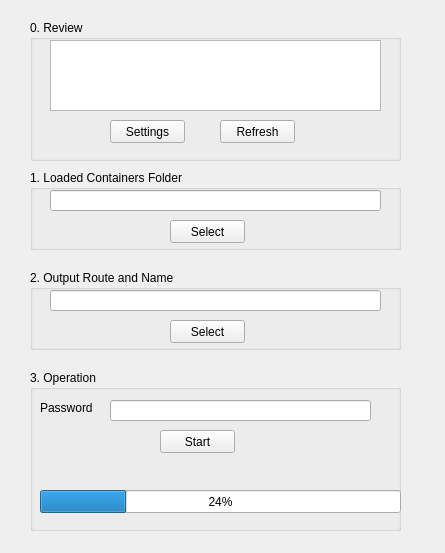
<?xml version="1.0" encoding="UTF-8"?>
<ui version="4.0">
 <class>bulk_decode</class>
 <widget class="QWidget" name="bulk_decode">
  <property name="geometry">
   <rect>
    <x>0</x>
    <y>0</y>
    <width>445</width>
    <height>553</height>
   </rect>
  </property>
  <property name="windowTitle">
   <string>Form</string>
  </property>
  <widget class="QGroupBox" name="groupBox">
   <property name="geometry">
    <rect>
     <x>30</x>
     <y>20</y>
     <width>371</width>
     <height>141</height>
    </rect>
   </property>
   <property name="title">
    <string>0. Review</string>
   </property>
   <widget class="QTextEdit" name="textEdit">
    <property name="geometry">
     <rect>
      <x>20</x>
      <y>20</y>
      <width>331</width>
      <height>71</height>
     </rect>
    </property>
    <property name="font">
     <font>
      <pointsize>12</pointsize>
     </font>
    </property>
   </widget>
   <widget class="QPushButton" name="pushButton_4">
    <property name="geometry">
     <rect>
      <x>80</x>
      <y>100</y>
      <width>75</width>
      <height>23</height>
     </rect>
    </property>
    <property name="text">
     <string>Settings</string>
    </property>
   </widget>
   <widget class="QPushButton" name="pushButton_5">
    <property name="geometry">
     <rect>
      <x>190</x>
      <y>100</y>
      <width>75</width>
      <height>23</height>
     </rect>
    </property>
    <property name="text">
     <string>Refresh</string>
    </property>
   </widget>
  </widget>
  <widget class="QGroupBox" name="groupBox_2">
   <property name="geometry">
    <rect>
     <x>30</x>
     <y>170</y>
     <width>371</width>
     <height>80</height>
    </rect>
   </property>
   <property name="title">
    <string>1. Loaded Containers Folder</string>
   </property>
   <widget class="QLineEdit" name="lineEdit">
    <property name="geometry">
     <rect>
      <x>20</x>
      <y>20</y>
      <width>331</width>
      <height>21</height>
     </rect>
    </property>
   </widget>
   <widget class="QPushButton" name="pushButton">
    <property name="geometry">
     <rect>
      <x>140</x>
      <y>50</y>
      <width>75</width>
      <height>23</height>
     </rect>
    </property>
    <property name="text">
     <string>Select</string>
    </property>
   </widget>
  </widget>
  <widget class="QGroupBox" name="groupBox_3">
   <property name="geometry">
    <rect>
     <x>30</x>
     <y>270</y>
     <width>371</width>
     <height>80</height>
    </rect>
   </property>
   <property name="title">
    <string>2. Output Route and Name</string>
   </property>
   <widget class="QLineEdit" name="lineEdit_2">
    <property name="geometry">
     <rect>
      <x>20</x>
      <y>20</y>
      <width>331</width>
      <height>21</height>
     </rect>
    </property>
   </widget>
   <widget class="QPushButton" name="pushButton_2">
    <property name="geometry">
     <rect>
      <x>140</x>
      <y>50</y>
      <width>75</width>
      <height>23</height>
     </rect>
    </property>
    <property name="text">
     <string>Select</string>
    </property>
   </widget>
  </widget>
  <widget class="QGroupBox" name="groupBox_4">
   <property name="geometry">
    <rect>
     <x>30</x>
     <y>370</y>
     <width>371</width>
     <height>161</height>
    </rect>
   </property>
   <property name="title">
    <string>3. Operation</string>
   </property>
   <widget class="QLineEdit" name="lineEdit_3">
    <property name="geometry">
     <rect>
      <x>80</x>
      <y>30</y>
      <width>261</width>
      <height>21</height>
     </rect>
    </property>
   </widget>
   <widget class="QPushButton" name="pushButton_3">
    <property name="geometry">
     <rect>
      <x>130</x>
      <y>60</y>
      <width>75</width>
      <height>23</height>
     </rect>
    </property>
    <property name="text">
     <string>Start</string>
    </property>
   </widget>
   <widget class="QLabel" name="label">
    <property name="geometry">
     <rect>
      <x>10</x>
      <y>30</y>
      <width>61</width>
      <height>16</height>
     </rect>
    </property>
    <property name="text">
     <string>Password</string>
    </property>
   </widget>
   <widget class="QProgressBar" name="progressBar">
    <property name="geometry">
     <rect>
      <x>10</x>
      <y>120</y>
      <width>361</width>
      <height>23</height>
     </rect>
    </property>
    <property name="value">
     <number>24</number>
    </property>
   </widget>
  </widget>
 </widget>
 <resources/>
 <connections/>
</ui>
